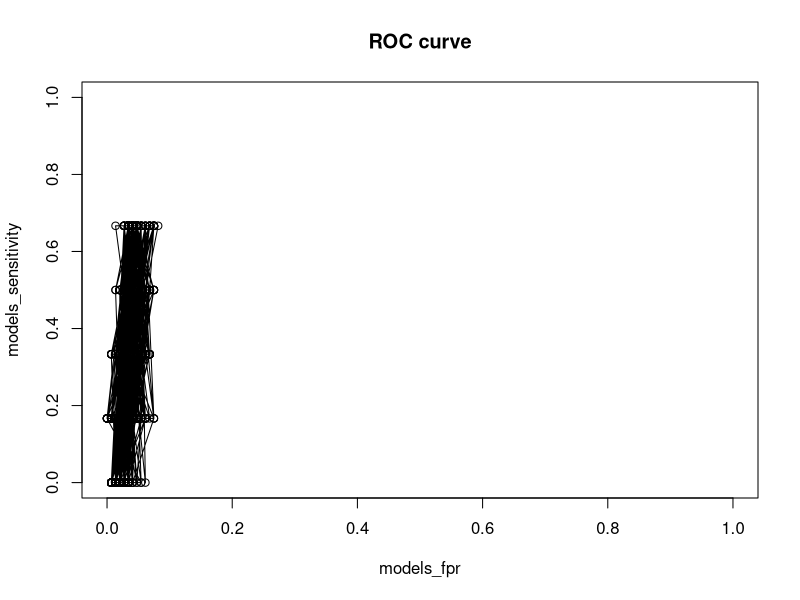
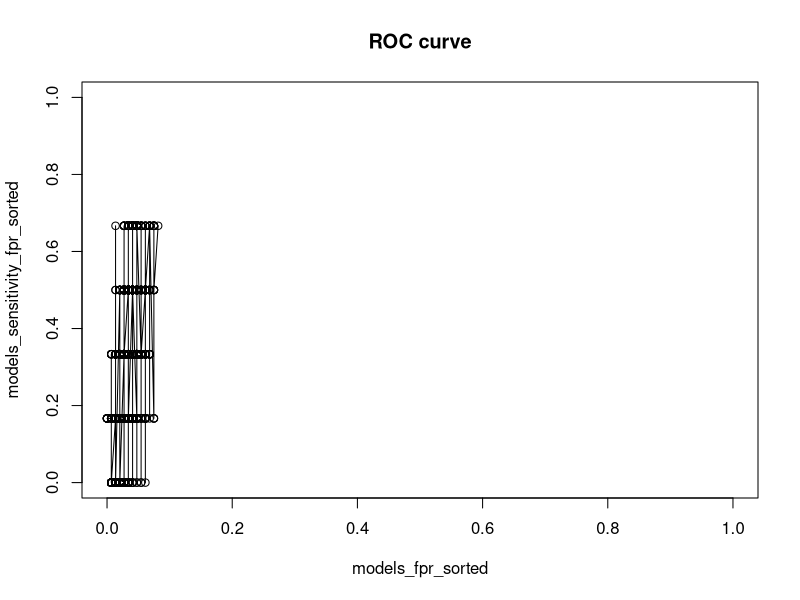
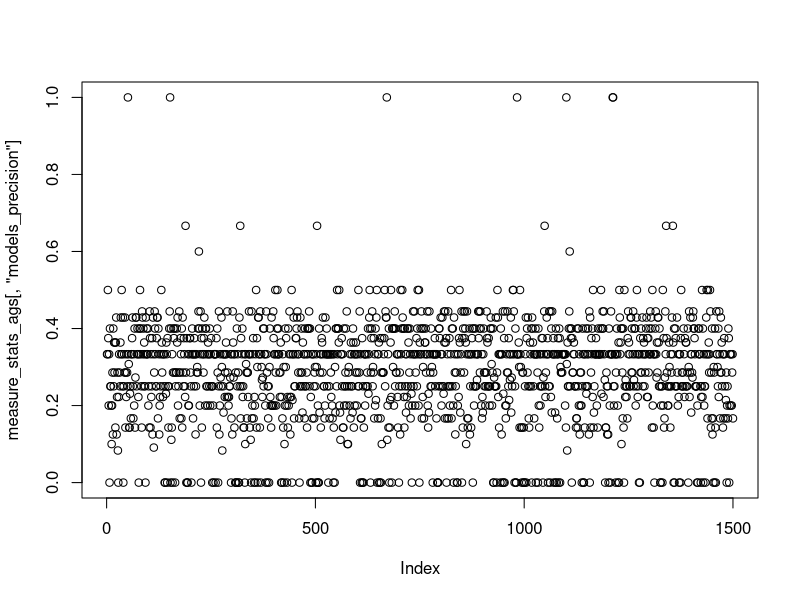

Write the R code that produced these figures, in order.
measure_stats_ags = read.table("statistical_measures_AGS.txt")

# Plot ROC
models_fpr = measure_stats_ags[,"models_fpr"]
names(models_fpr) = rownames(measure_stats_ags)
models_sensitivity = measure_stats_ags[,"models_sensitivity"]
names(models_sensitivity) = rownames(measure_stats_ags)
plot(models_fpr, models_sensitivity, xlim = c(0,1), ylim = c(0,1), type = "o", main = "ROC curve")

# or try first some ordering:
models_fpr_sorted = sort(models_fpr)
models_sensitivity_fpr_sorted = models_sensitivity[names(models_fpr_sorted)]
plot(models_fpr_sorted, models_sensitivity_fpr_sorted, xlim = c(0,1), ylim = c(0,1), type = "o", main = "ROC curve")

# Plot models precision
plot(measure_stats_ags[,"models_precision"])

# Others?